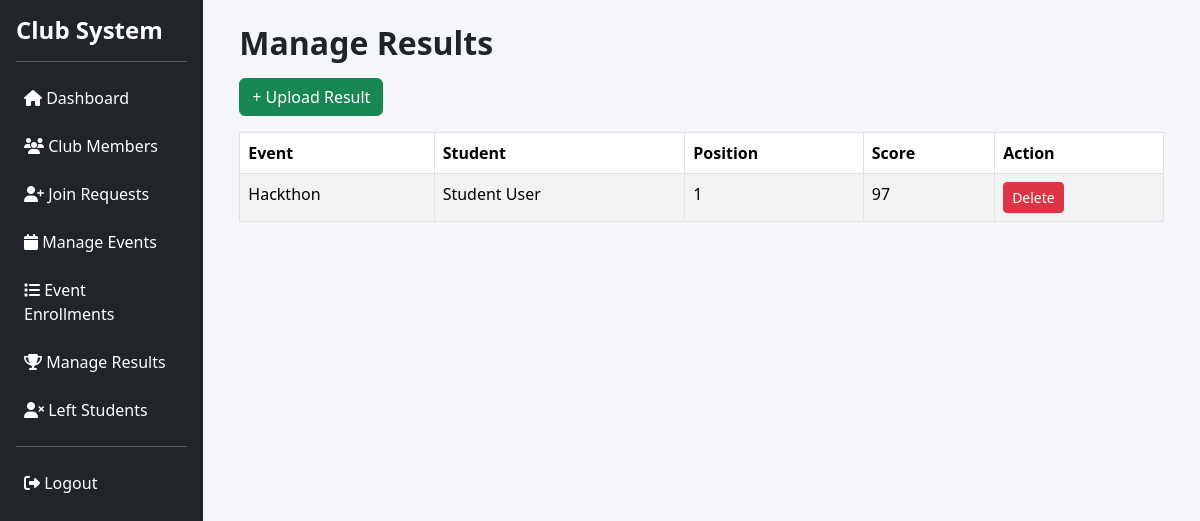
Page /leader/results_manage.php (signed in) on the committed database.
### tables this page shows
CREATE TABLE `event_results` (
  `result_id` int(11) NOT NULL,
  `event_id` int(11) NOT NULL,
  `student_id` int(11) NOT NULL,
  `position` varchar(20) DEFAULT NULL,
  `score` varchar(20) DEFAULT NULL
);

CREATE TABLE `events` (
  `event_id` int(11) NOT NULL,
  `club_id` int(11) NOT NULL,
  `created_by` int(11) NOT NULL,
  `title` varchar(150) NOT NULL,
  `description` text DEFAULT NULL,
  `event_date` date DEFAULT NULL,
  `approval_status` enum('pending','approved','rejected') DEFAULT 'pending',
  `created_at` timestamp NOT NULL DEFAULT current_timestamp()
);

CREATE TABLE `users` (
  `user_id` int(11) NOT NULL,
  `name` varchar(100) NOT NULL,
  `email` varchar(100) NOT NULL,
  `password` varchar(255) NOT NULL,
  `role` enum('admin','leader','student','faculty') NOT NULL,
  `status` enum('active','inactive') DEFAULT 'active',
  `created_at` timestamp NOT NULL DEFAULT current_timestamp(),
  `reset_token` varchar(255) DEFAULT NULL,
  `reset_token_expiry` datetime DEFAULT NULL
);

### src/leader/results_manage.php (the view, shortened to what this page needs)
<?php
include "../config/db.php";
include "../includes/header.php";
include "../includes/sidebar.php";
$leader_id = $_SESSION['user_id'];
$club_q = mysqli_query($conn, "SELECT club_id FROM clubs WHERE leader_id='$leader_id'");
$club = mysqli_fetch_assoc($club_q);
$club_id = $club['club_id'];
$event_q = mysqli_query($conn, "
    SELECT DISTINCT er.event_id
    FROM event_results er
    JOIN events e ON er.event_id = e.event_id
    WHERE e.club_id = '$club_id'
");
while ($ev = mysqli_fetch_assoc($event_q)) {
    $event_id = $ev['event_id'];
    $rank = 1;
    $score_q = mysqli_query($conn, "
        SELECT result_id
        FROM event_results
        WHERE event_id = '$event_id'
        ORDER BY score DESC
    ");
    while ($row = mysqli_fetch_assoc($score_q)) {
        mysqli_query($conn, "
            UPDATE event_results
            SET position = '$rank'
            WHERE result_id = '{$row['result_id']}'
        ");
        $rank++;
    }
}
$results = mysqli_query($conn, "
    SELECT
        e.title AS event_title,
        u.name AS student_name,
        er.position,
        er.score,
        er.result_id
    FROM event_results er
    JOIN events e ON er.event_id = e.event_id
    JOIN users u ON er.student_id = u.user_id
    WHERE e.club_id = '$club_id'
    ORDER BY e.title, er.position
");
?>
<div class="container-fluid">
<h2 class="mb-3">Manage Results</h2>
<a href="upload_result.php" class="btn btn-success mb-3">
    + Upload Result
</a>
<table class="table table-bordered table-striped">
    <thead>
        <tr>
            <th>Event</th>
            <th>Student</th>
            <th>Position</th>
            <th>Score</th>
            <th>Action</th>
        </tr>
    </thead>
    <tbody>
    <?php if(mysqli_num_rows($results) > 0){ ?>
        <?php while($r = mysqli_fetch_assoc($results)){ ?>
        <tr>
            <td><?= $r['event_title'] ?></td>
            <td><?= $r['student_name'] ?></td>
            <td><?= $r['position'] ?></td>
            <td><?= $r['score'] ?></td>
            <td>
                <a href="result_delete.php?id=<?= $r['result_id'] ?>"
                   class="btn btn-danger btn-sm"
                   onclick="return confirm('Delete result?')">
                   Delete
                </a>
            </td>
        </tr>
        <?php } ?>
    <?php } else { ?>
        <tr>
            <td colspan="5" class="text-center">No results available</td>
        </tr>
    <?php } ?>
    </tbody>
</table>
</div>
<?php include "../includes/footer.php"; ?>

### src/assets/css/style.css (style rules this page uses)
body { background-color: #f4f6f9; font-family: 'Segoe UI', sans-serif; }
.table { background: #fff; }
h2, h4, h5 { font-weight: 600; }

### rows in the picture
event_results: event.title "Hackthon", student.name "Student User", position "1", score "97"
